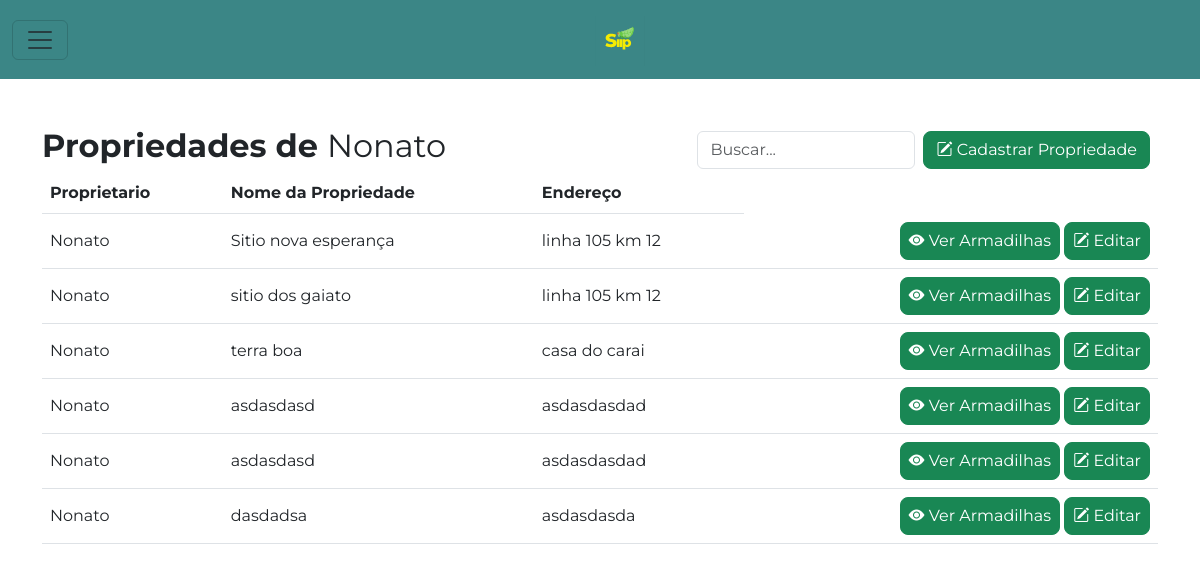
Page /proprietarios/propriedades/1/ on the earlier database version.
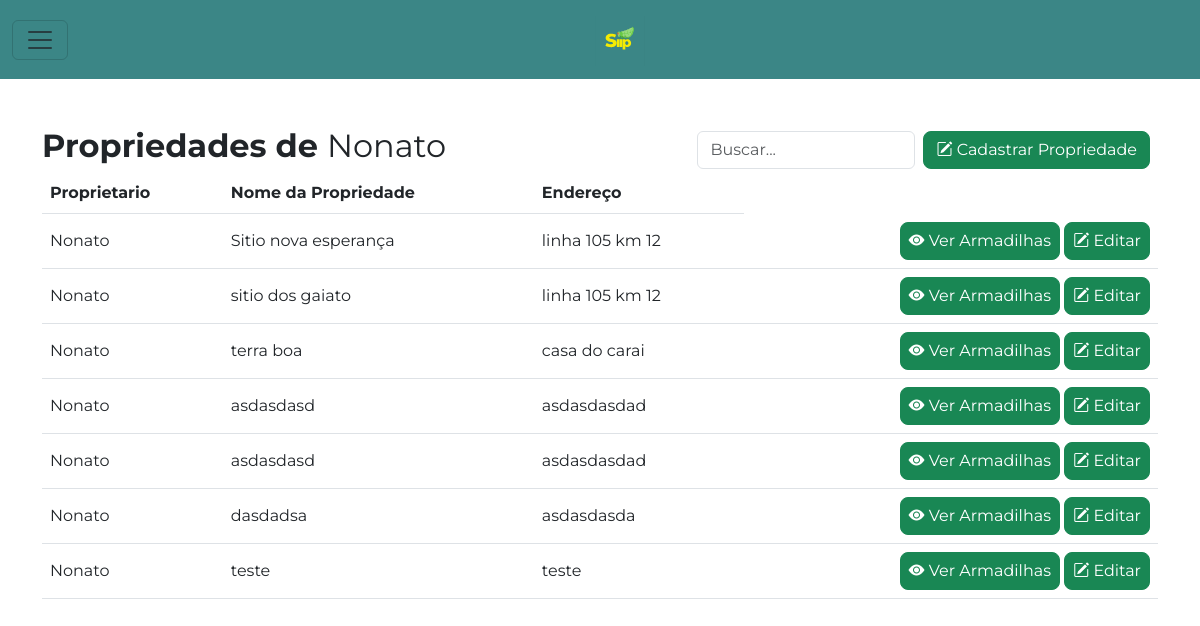
Same page on the later database version.
### inicio/models.py (models this page shows, shortened)
class Propriedade(models.Model):
    proprietario = models.ForeignKey(Proprietario, on_delete=models.CASCADE, related_name='propriedades')
    nome_propriedade = models.CharField(max_length=100)
    endereco = models.CharField(max_length=255)

class Proprietario(models.Model):
    nome = models.CharField(max_length=100)
    imagem = models.ImageField(upload_to='proprietarios/proprietarios/', null=True, blank=True)
    numero_telefone = models.CharField(max_length=15)
    email = models.EmailField(unique=True)
    def __str__(self):
        return self.nome

### propriedades/views.py (the view)
# urls.py: path('propriedades/<int:proprietario_id>/', propriedades, name='propriedades'),
def propriedades(request, proprietario_id):
    proprietario = get_object_or_404(Proprietario, id=proprietario_id) # Recupere o proprietário com base no ID fornecido ou retorne um erro 404 se não existir
    propriedades = Propriedade.objects.filter(proprietario=proprietario) # Recupere as propriedades associadas a esse proprietário
    if request.method == 'POST':
        form = PropriedadeForm(request.POST)
        if form.is_valid():
            propriedade = form.save(commit=False)
            propriedade.proprietario = proprietario
            propriedade.save()
            return redirect('propriedades', proprietario_id=proprietario_id) # Redireciona para a mesma página para evitar o envio de dados novamente ao atualizar a página
    else:
        form = PropriedadeForm()
    context = {'proprietario': proprietario, 'propriedades': propriedades, 'form': form}# Passa o proprietário, suas propriedades e o formulário para o contexto do template
    return render(request, 'propriedades/propriedades.html', context)

### propriedades/forms.py
class PropriedadeForm(forms.ModelForm):
    class Meta:
        model = Propriedade
        fields = ['nome_propriedade', 'endereco']

### templates/propriedades/propriedades.html (shortened to what this page needs)
{% extends 'inicio/base.html' %}
{% load static %}
{% block content %}
<div class="container mt-5">
    <div class="d-flex justify-content-between align-items-center">
        <h2 class="fw-bold">Propriedades de
            <span class="fw-normal">{{ proprietario.nome }}</span>
        </h2>
        <div class="d-flex align-items-center">
            <input type="text" class="form-control me-2" placeholder="Buscar...">
            <button type="button" class="btn btn-success me-2 rounded-3 align-self-center flex-shrink-0"
                data-bs-toggle="modal" data-bs-target="#cadastrapropriedade">
                <i class="bi bi-pencil-square"></i> Cadastrar Propriedade
            </button>
        </div>
    </div>
    <table class="table">
        <thead>
            <tr>
                <th scope="col">Proprietario</th>
                <th scope="col">Nome da Propriedade</th>
                <th scope="col">Endereço</th>
            </tr>
        </thead>
        <tbody>
            {% for propriedade in propriedades %}
            <tr>
                <td class="align-middle">{{ propriedade.proprietario }}</td>
                <td class="align-middle">{{ propriedade.nome_propriedade }}</td>
                <td class="align-middle">{{ propriedade.endereco }}</td>
                <td class="text-end align-middle">
                    <a href="{% url 'armadilhas' propriedade_id=propriedade.id %}"
                        class="btn btn-success ps-2 pe-2 rounded-3">
                        <i class="bi bi-eye-fill"></i> Ver Armadilhas
                    </a>
                    <button class="btn btn-success ps-2 pe-2 rounded-3"
                        data-bs-target="#editarpropriedade{{ propriedade.id }}" data-bs-toggle="modal">
                        <i class="bi bi-pencil-square"></i> Editar
                    </button>
                </td>
            </tr>
            {% endfor %}
        </tbody>
    </table>
</div>
{% endblock %}

Differences in the rows shown:
added Propriedade: proprietario "Nonato", nome_propriedade "teste", endereco "teste"
